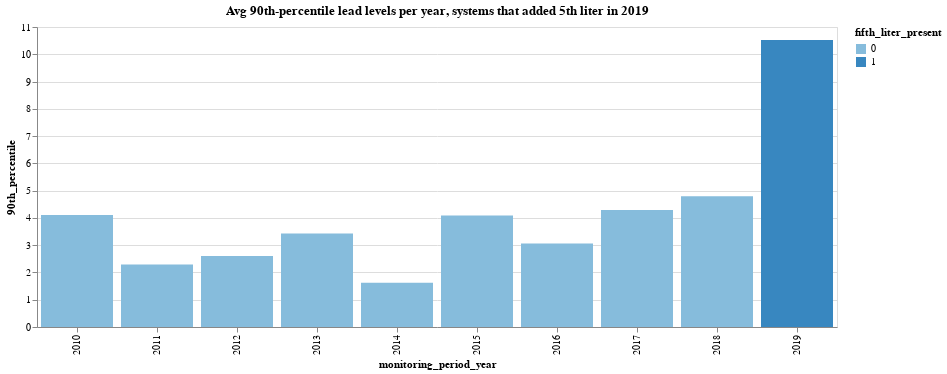

Notebook code cell kept with this figure:
### Markdown cell above
The average 90th-percentile lead level for these systems hovered between 2 ppb and 4 ppb per year for nearly a decade. Once testing changed, the average lead level more than doubled.

### Code cell
data = all_systems_with_5th_sample.groupby(['fifth_liter_present','monitoring_period_year' ])['90th_percentile'].mean().reset_index()
display(data)

chart = alt.Chart(data, width=800, title='Avg 90th-percentile lead levels per year, systems that added 5th liter in 2019').mark_bar().encode(
    x=alt.X('monitoring_period_year:O'),
    y=alt.Y('90th_percentile'),
    color=alt.Color('fifth_liter_present:O')
)

display(chart)

### Figure 1 — Vega-Lite specification as saved in the notebook (floating-point values rounded to 4 significant figures)
{"config": {"view": {"continuousWidth": 400, "continuousHeight": 300}}, "data": {"name": "data-634b2e8f05b149c2cd29eaaa23863e79"}, "mark": "bar", "encoding": {"color": {"type": "ordinal", "field": "fifth_liter_present"}, "x": {"type": "ordinal", "field": "monitoring_period_year"}, "y": {"type": "quantitative", "field": "90th_percentile"}}, "title": "Avg 90th-percentile lead levels per year, systems that added 5th liter in 2019", "width": 800, "$schema": "https://vega.github.io/schema/vega-lite/v4.8.1.json", "datasets": {"data-634b2e8f05b149c2cd29eaaa23863e79": [{"fifth_liter_present": 0, "monitoring_period_year": 2010, "90th_percentile": 4.111}, {"fifth_liter_present": 0, "monitoring_period_year": 2011, "90th_percentile": 2.289}, {"fifth_liter_present": 0, "monitoring_period_year": 2012, "90th_percentile": 2.6}, {"fifth_liter_present": 0, "monitoring_period_year": 2013, "90th_percentile": 3.424}, {"fifth_liter_present": 0, "monitoring_period_year": 2014, "90th_percentile": 1.622}, {"fifth_liter_present": 0, "monitoring_period_year": 2015, "90th_percentile": 4.091}, {"fifth_liter_present": 0, "monitoring_period_year": 2016, "90th_percentile": 3.057}, {"fifth_liter_present": 0, "monitoring_period_year": 2017, "90th_percentile": 4.294}, {"fifth_liter_present": 0, "monitoring_period_year": 2018, "90th_percentile": 4.795}, {"fifth_liter_present": 1, "monitoring_period_year": 2019, "90th_percentile": 10.52}]}}
